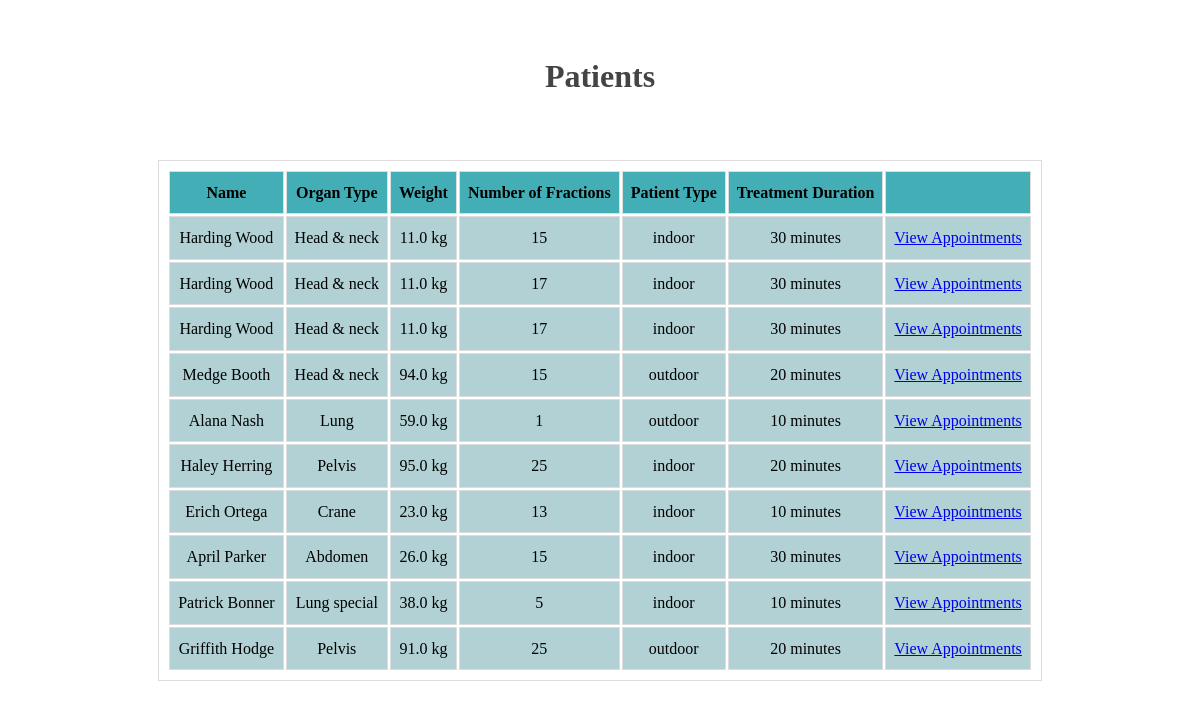
Before: /patients with the older database file.
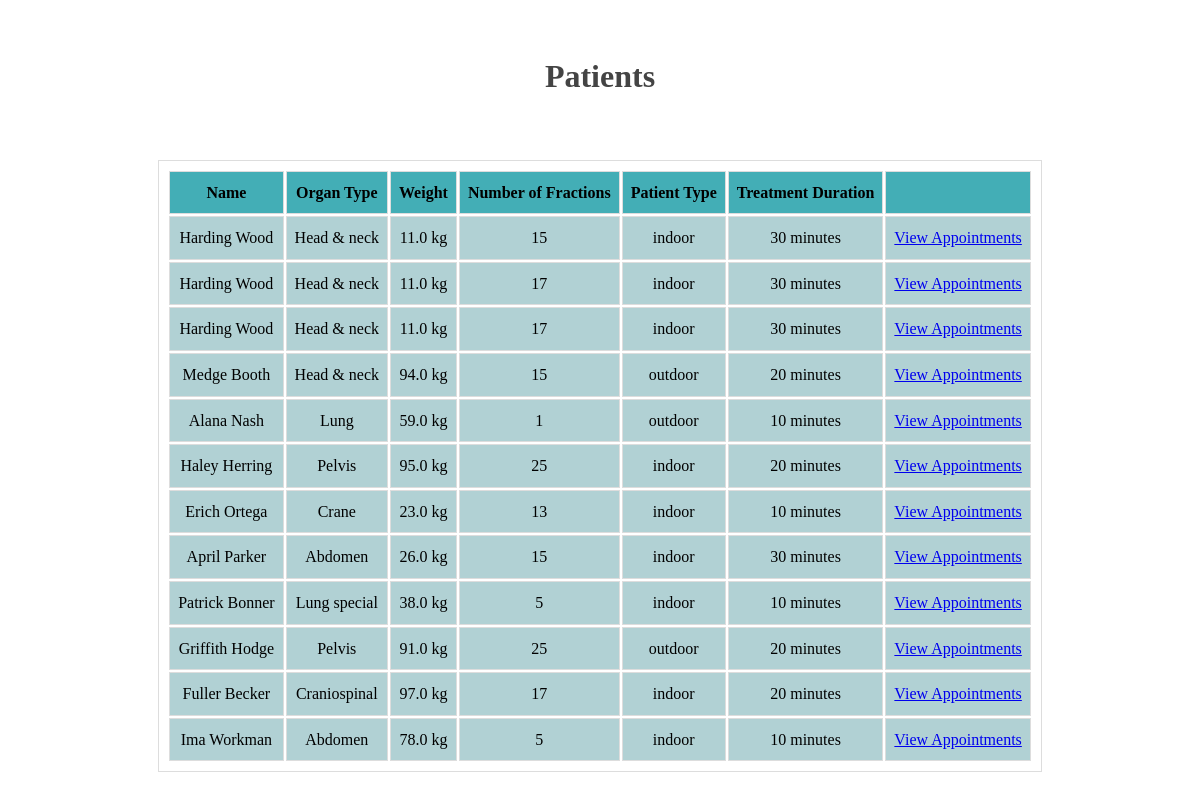
After: the same page with the newer database file.
### app.py (models this page shows)
class Patient(db.Model):
    id = db.Column(db.Integer, primary_key=True)
    name = db.Column(db.String(100), nullable=False)
    organ_type = db.Column(db.String(50), nullable=False)
    weight = db.Column(db.Float, nullable=False)
    number_of_fractions = db.Column(db.Integer, nullable=False)
    patient_type = db.Column(db.String(20), nullable=False)  # 'indoor' or 'outdoor'
    treatment_duration = db.Column(db.Integer, nullable=False)  # Duration in minutes

### app.py (the view)
@app.route('/patients')
def patients():
    all_patients = Patient.query.all()
    return render_template('patients.html', patients=all_patients)

### templates/patients.html (shortened to what this page needs)
<!DOCTYPE html>
<html lang="en">
<head>
    <link rel="stylesheet" href="{{ url_for('static', filename='patients.css') }}">
</head>
<body>
<h1>Patients</h1><br>
    <table>
        <thead>
            <tr>
                <th>Name</th>
                <th>Organ Type</th>
                <th>Weight</th>
                <th>Number of Fractions</th>
                <th>Patient Type</th>
                <th>Treatment Duration</th>
                <th></th>
            </tr>
        </thead>
        <tbody>
            {% for patient in patients %}
            <tr>
                <td>{{ patient.name }}</td>
                <td>{{ patient.organ_type }}</td>
                <td>{{ patient.weight }} kg</td>
                <td>{{ patient.number_of_fractions }}</td>
                <td>{{ patient.patient_type }}</td>
                <td>{{ patient.treatment_duration }} minutes</td>
                <td><a href="{{ url_for('appointments', patient_id=patient.id) }}" class="btn btn-primary">View Appointments</a></td>
            </tr>
            {% endfor %}
        </tbody>
    </table>
</body>
</html>

Changed rows visible on the page:
added Patient: name "Fuller Becker", organ_type "Craniospinal", weight "97.0", number_of_fractions "17", patient_type "indoor", treatment_duration "20"
added Patient: name "Ima Workman", organ_type "Abdomen", weight "78.0", number_of_fractions "5", patient_type "indoor", treatment_duration "10"
